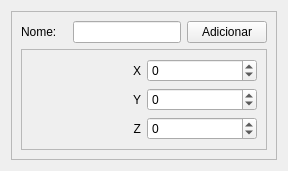
      <widget class="QWidget" name="point">
       <attribute name="title">
        <string>Ponto</string>
       </attribute>
       <layout class="QGridLayout" name="gridLayout_16">
        <item row="0" column="0">
         <widget class="QFrame" name="frame_5">
          <property name="frameShape">
           <enum>QFrame::StyledPanel</enum>
          </property>
          <property name="frameShadow">
           <enum>QFrame::Raised</enum>
          </property>
          <layout class="QGridLayout" name="gridLayout_15">
           <item row="0" column="0">
            <layout class="QVBoxLayout" name="verticalLayout_8">
             <item>
              <layout class="QHBoxLayout" name="horizontalLayout_7">
               <item>
                <widget class="QLabel" name="label_3">
                 <property name="text">
                  <string>Nome:   </string>
                 </property>
                </widget>
               </item>
               <item>
                <widget class="QLineEdit" name="lineEditPointName"/>
               </item>
               <item>
                <widget class="QPushButton" name="pushButtonAddPoint">
                 <property name="text">
                  <string>Adicionar</string>
                 </property>
                </widget>
               </item>
              </layout>
             </item>
             <item>
              <widget class="QFrame" name="frame_8">
               <property name="frameShape">
                <enum>QFrame::StyledPanel</enum>
               </property>
               <property name="frameShadow">
                <enum>QFrame::Raised</enum>
               </property>
               <layout class="QGridLayout" name="gridLayout_6">
                <item row="0" column="0">
                 <layout class="QVBoxLayout" name="verticalLayout_7">
                  <item>
                   <layout class="QHBoxLayout" name="horizontalLayout">
                    <item>
                     <widget class="QLabel" name="label">
                      <property name="text">
                       <string>X</string>
                      </property>
                      <property name="alignment">
                       <set>Qt::AlignRight|Qt::AlignTrailing|Qt::AlignVCenter</set>
                      </property>
                     </widget>
                    </item>
                    <item>
                     <widget class="QDoubleSpinBox" name="point_x">
                      <property name="decimals">
                       <number>0</number>
                      </property>
                      <property name="minimum">
                       <double>-999999999.000000000000000</double>
                      </property>
                      <property name="maximum">
                       <double>999999999.000000000000000</double>
                      </property>
                     </widget>
                    </item>
                   </layout>
                  </item>
                  <item>
                   <layout class="QHBoxLayout" name="horizontalLayout_6">
                    <item>
                     <widget class="QLabel" name="label_2">
                      <property name="text">
                       <string>Y</string>
                      </property>
                      <property name="alignment">
                       <set>Qt::AlignRight|Qt::AlignTrailing|Qt::AlignVCenter</set>
                      </property>
                     </widget>
                    </item>
                    <item>
                     <widget class="QDoubleSpinBox" name="point_y">
                      <property name="decimals">
                       <number>0</number>
                      </property>
                      <property name="minimum">
                       <double>-999999999.000000000000000</double>
                      </property>
                      <property name="maximum">
                       <double>999999999.000000000000000</double>
                      </property>
                     </widget>
                    </item>
                   </layout>
                  </item>
                  <item>
                   <layout class="QHBoxLayout" name="horizontalLayout_34">
                    <item>
                     <widget class="QLabel" name="label_17">
                      <property name="text">
                       <string>Z</string>
                      </property>
                      <property name="alignment">
                       <set>Qt::AlignRight|Qt::AlignTrailing|Qt::AlignVCenter</set>
                      </property>
                     </widget>
                    </item>
                    <item>
                     <widget class="QDoubleSpinBox" name="point_z">
                      <property name="decimals">
                       <number>0</number>
                      </property>
                      <property name="minimum">
                       <double>-999999999.000000000000000</double>
                      </property>
                      <property name="maximum">
                       <double>999999999.000000000000000</double>
                      </property>
                     </widget>
                    </item>
                   </layout>
                  </item>
                 </layout>
                </item>
               </layout>
              </widget>
             </item>
            </layout>
           </item>
          </layout>
         </widget>
        </item>
       </layout>
      </widget>
